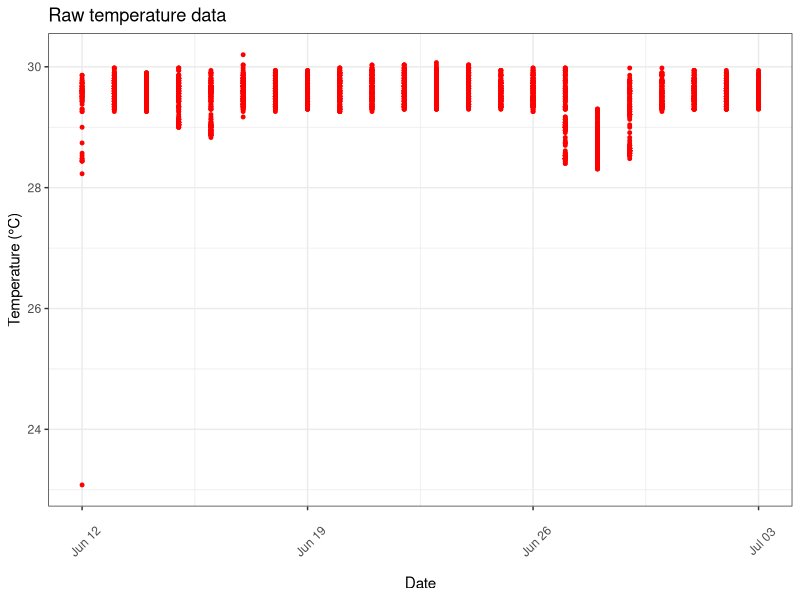
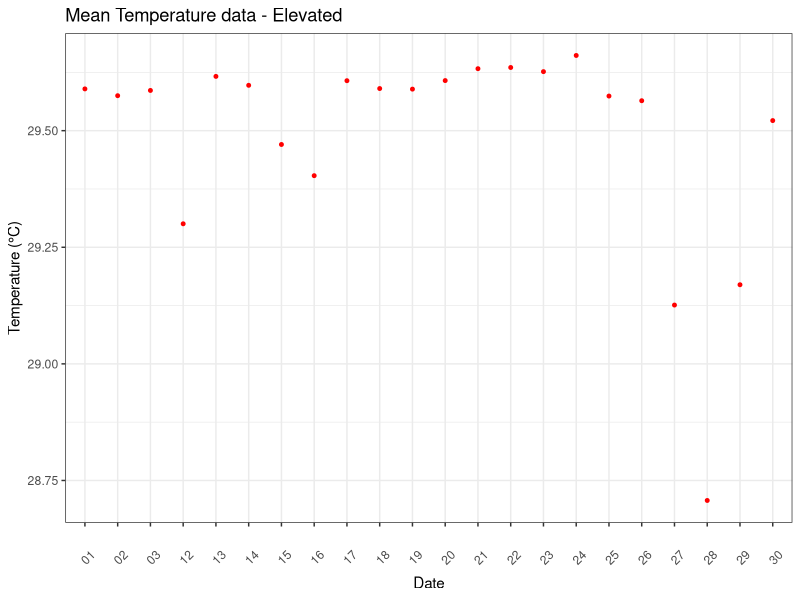
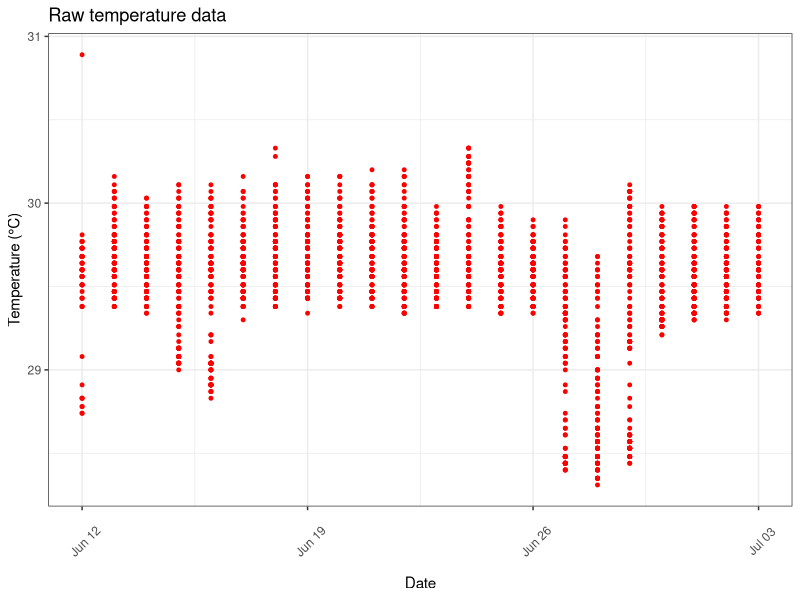
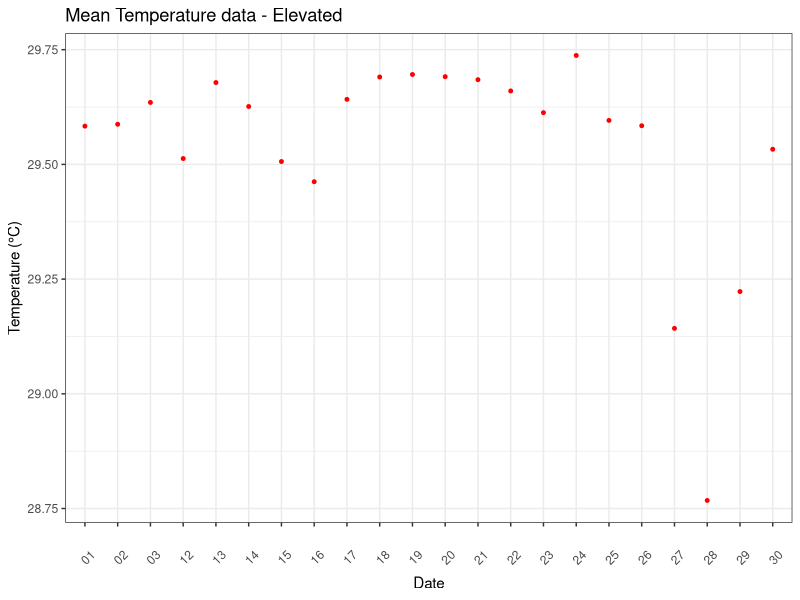
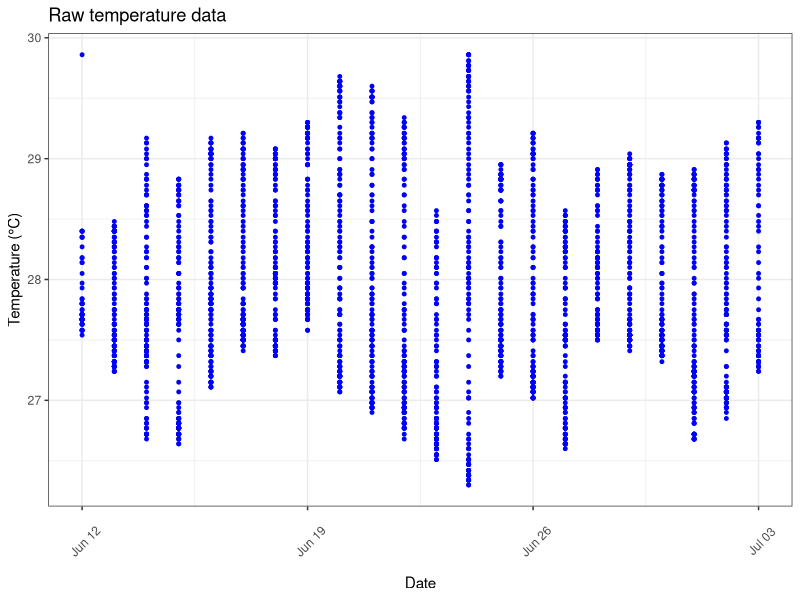
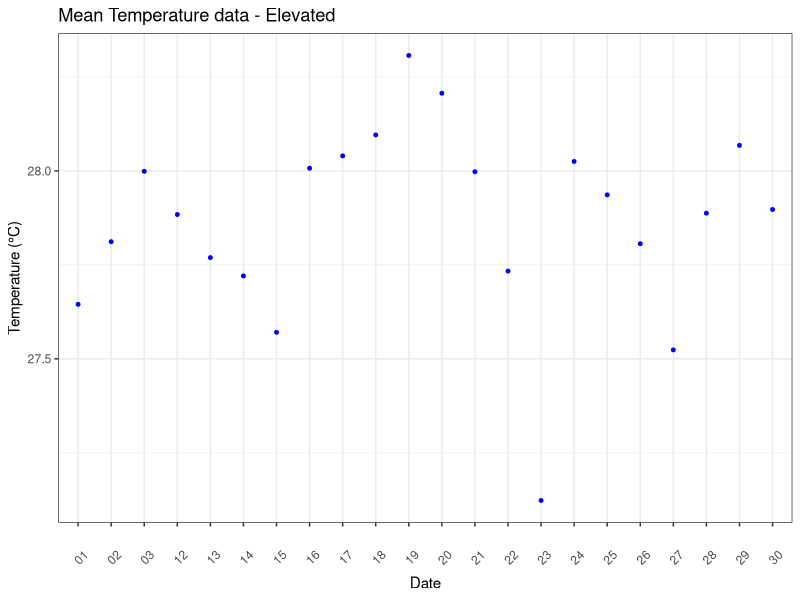
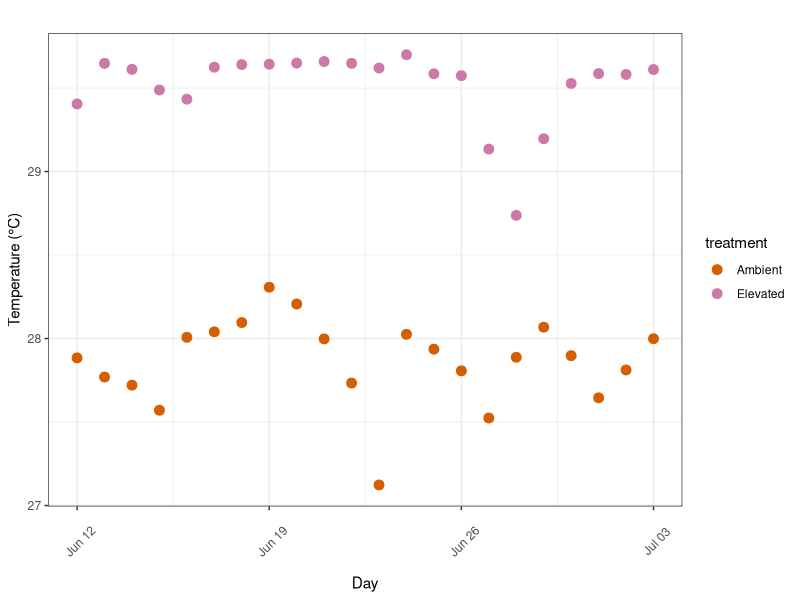

These figures' R source, in order: (Note: this script raises an error after producing the figures.)
# Regeneration 3.0 Temperature Data 

#load packages
library(tidyverse)
library(cowplot)
library(lme4)
library(lmerTest)
library(here)

#check working directory and set working directory to folder with raw temperature data 
getwd()

#set working directory to where data exists on computer
setwd("/Users/ninahmunk/Desktop/Projects/Acropora_Regeneration-main/Temperature/Data")

################### HOT SUMP ################################################### #####
# read in raw temperature csv file and change column names for date/time and temperature
hotsump<-read.csv('21512790_hot_sump_20230703.csv')%>%slice(-2, -3, -3032, -3031)
colnames(hotsump)[2] = "date_time"
colnames(hotsump)[3] = "temp_c"

# separate data and time into two columns 
hotsump_date <- separate(hotsump, 'date_time',
                                    into = c('longdate', 'time'),
                                    sep= ' ') 

# visualize variation in daily temperatures across each day of the experiment in the hot sump
 ggplot(data=hotsump_date, 
                        aes(x=as.Date(longdate, format = "%m / %d / %Y"), 
                            y=temp_c)) +
  geom_point(size=1, color = 'red')+ theme_bw()+ 
  theme(axis.text.x = element_text(angle=45, margin = margin(t=20, r=100)))+
  labs(title="Raw temperature data", y="Temperature (°C)", x="Date")


# new data frame to separate data/time column into month, day, and year 
hotsumpfull <- hotsump_date %>%separate('longdate',
                  into = c('month', 'day', 'year'),
                  sep= '/',
                  remove = FALSE)

# group data by year, month, day, and longdate. Within these groups, calculate the group mean
hotsumpfull_mean <- hotsumpfull %>%
  group_by(year, month, day, longdate)%>%
  summarise(meantemp = mean(temp_c))

# look at the means
head(hotsumpfull_mean)

# get the mean temperature of the hot sump over the entire experimental period
hotmean <- hotsumpfull %>%
  summarise(meantemp = mean(temp_c))
print(hotmean) # mean = 29.492

# get the standard error of mean temperature from the hot sump over the entire experimental period
hotstderr<- hotsumpfull%>%aggregate(temp_c ~ temp_c, FUN = function(x) sd(x)/sqrt(length(x))) # SE = 0.006429682
print(hotstderr)

# visualize variation in daily mean temperature across each day of the experiment in the hot sump
 ggplot(data=hotsumpfull_mean, 
                        aes(x=day, 
                            y=meantemp)) +
  geom_point(size=1, color = 'red')+ theme_bw()+ 
  theme(axis.text.x = element_text(angle=45, margin = margin(t=20, r=100)))+
  labs(title="Mean Temperature data - Elevated", y="Temperature (°C)", x="Date")

 ################## HOT TANK #1 ################################################ #####
 # read in raw temperature csv file and change column names for date/time and temperature
 hottank<-read.csv('21538154_tank1_H_20230703.csv')%>%slice(-3030, -3029, -3028)
 colnames(hottank)[2] = "date_time"
 colnames(hottank)[3] = "temp_c"
 
 #separate data and time into two columns 
 hottank_date <- separate(hottank, 'date_time',
                                 into = c('longdate', 'time'),
                                 sep= ' ') 
 
 # visualize variation in daily temperatures across each day of the experiment in the hot tank
 ggplot(data=hottank_date, 
        aes(x=as.Date(longdate, format = "%m / %d / %Y"), 
            y=temp_c)) +
   geom_point(size=1, color = 'red')+ theme_bw()+ 
   theme(axis.text.x = element_text(angle=45, margin = margin(t=20, r=100)))+
   labs(title="Raw temperature data", y="Temperature (°C)", x="Date")
 
 
 # new data frame to separate data/time column into month, day, and year 
 hottankfull <- hottank_date %>%
   separate('longdate',
                   into = c('month', 'day', 'year'),
                   sep= '/',
                   remove = FALSE)
 
 # group data by year, month, day, and longdate. Within these groups, calculate the group mean
 hottankfull_mean <- hottankfull %>%
   group_by(year, month, day, longdate)%>%
   summarise(meantemp = mean(temp_c))
 
# look at the means
 head(hottankfull_mean)
 
 # get the standard error of mean temperature from the hot tank over the entire experimental period
 hot.tank.stderr<- hottankfull%>%aggregate(temp_c ~ temp_c, FUN = function(x) sd(x)/sqrt(length(x))) 
 print(hot.tank.stderr) #SE = 0.0062963
 
 
 # visualize daily mean temperature across each day of the experiment in the hot tank
 ggplot(data=hottankfull_mean, 
        aes(x=day, 
            y=meantemp)) +
   geom_point(size=1, color = 'red')+ theme_bw()+ 
   theme(axis.text.x = element_text(angle=45, margin = margin(t=20, r=100)))+
   labs(title="Mean Temperature data - Elevated", y="Temperature (°C)", x="Date")
################### COMBINE HOT ################################################ #####
# clean data frames to prepare to combine 
 hotsumpfull%>%select(longdate, month, day, year, temp_c)-> hotsumpfull
 hottankfull%>%select(longdate, month, day, year, temp_c)-> hottankfull
 
 # combine data frames from hot tank and hot sump
 rbind(hottankfull, hotsumpfull)-> hot.only
 
 # group by year, month, day, longdate and calculate means within these groups
 hotfull_mean <- hot.only %>%
   group_by(year, month, day, longdate)%>%
   summarise(meantemp = mean(temp_c))
 # look at means
 print(hotfull_mean)
 
 # get overall mean of hot treatment
 hot.only.mean <- hot.only %>%
   summarise(meantemp = mean(temp_c)) 
 print(hot.only.mean) # mean = 29.51483
 
 # get standard error for overall mean 
 hotstderr<- hot.only%>%aggregate(temp_c ~ temp_c, FUN = function(x) sd(x)/sqrt(length(x))) 
 print(hotstderr)# SE = 0.00450876
 
################### AMBIENT #################################################### #####
 
# complete all of the same steps as done above for cleaning ambient temperature data, I only have ambient temp data from the ambient sump. 
ambientsump<-read.csv('21512796_ambient_sump_20230703.csv')%>%slice(-3024, -3023, -3022)
colnames(ambientsump)[2] = "date_time"
colnames(ambientsump)[3] = "temp_c"
ambientsump_date <- tidyr::separate(ambientsump, 'date_time',
                                into = c('longdate', 'time'),
                                sep= ' ') 

ambientsump_graph <- ggplot(data=ambientsump_date, 
                        aes(x=as.Date(longdate, format = "%m / %d / %Y"), 
                            y=temp_c)) +
  geom_point(size=1, color = 'blue')+ theme_bw()+ 
  theme(axis.text.x = element_text(angle=45, margin = margin(t=20, r=100)))+
  labs(title="Raw temperature data", y="Temperature (°C)", x="Date")
ambientsump_graph


#new data frame to separate data/time column into month, day, and year 
ambientsumpfull <- ambientsump_date %>%
separate('longdate',
                  into = c('month', 'day', 'year'),
                  sep= '/',
                  remove = FALSE)

ambientsumpfull_mean <- ambientsumpfull %>%
  group_by(year, month, day, longdate)%>%
  summarise(meantemp = mean(temp_c))

ambient.only.mean <- ambientsumpfull %>%
  summarise(meantemp = mean(temp_c)) # mean = 27.86313

ambientstderr<- ambientsumpfull%>%aggregate(temp_c ~ temp_c, FUN = function(x) sd(x)/sqrt(length(x))) # SE = 0.01361969


#visualize variation in daily temperatures across each day of the experiment in the hot sump
ggplot(data=ambientsumpfull_mean, 
       aes(x=day, 
           y=meantemp)) +
  geom_point(size=1, color = 'blue')+ theme_bw()+ 
  theme(axis.text.x = element_text(angle=45, margin = margin(t=20, r=100)))+
  labs(title="Mean Temperature data - Elevated", y="Temperature (°C)", x="Date")


############## COMBINE ALL TEMP DATA ########################################### #####
ambientsumpfull_mean%>%mutate(treatment = "Ambient") ->ambientsumpfull_mean
hotfull_mean%>%mutate(treatment = "Elevated") ->hotfull_mean
#hottankfull_mean%>%mutate(treatment = "Elevated") ->hottankfull_mean


rbind(hotfull_mean, ambientsumpfull_mean)-> all.sump.temp

summary(model<- lmer(meantemp ~ treatment + (1|longdate), data = all.sump.temp))

ggplot(data=all.sump.temp, 
       aes((x=as.Date(longdate, format = "%m / %d / %Y")), 
           y=meantemp, color = treatment)) +
  geom_point(size=3)+ theme_bw()+ 
  theme(axis.text.x = element_text(angle=45, margin = margin(t=20, r=100)))+
  labs(title=" ", y="Temperature (°C)", x="Day")+
  scale_color_manual(values = c("Elevated" = "#CC79A7", "Ambient" = "#D55E00"))

######### Means and Standard Errors from raw data to make final figure ######### #####
ambient <- ambientsumpfull%>%group_by(longdate)%>%summarise(meantemp = mean(temp_c))%>%mutate(treatment = "Ambient")
std_err<- ambientsumpfull%>%aggregate(temp_c ~ longdate, FUN = function(x) sd(x)/sqrt(length(x)))
ambient%>%left_join(std_err, by = "longdate") -> ambient

hot<- hot.only%>%group_by(longdate)%>%summarise(meantemp = mean(temp_c))%>%mutate(treatment = "Elevated") 
std_err2<- hot.only%>%aggregate(temp_c ~ longdate, FUN = function(x) sd(x)/sqrt(length(x))) 
hot%>%left_join(std_err2, by = "longdate") -> hot

rbind(ambient, hot)%>%rename(std_err = temp_c) -> temperature 

ggplot(data=temperature, 
       aes((x=as.Date(longdate, format = "%m / %d / %Y")), 
           y=meantemp, color = treatment, shape = treatment)) +
  geom_point(size=3)+ theme_bw()+ 
  geom_errorbar(aes(ymin=meantemp-std_err, ymax=meantemp+std_err), width=.9)+
  theme_classic()+
  theme(axis.text.x = element_text(angle=45, margin = margin(t=20, r=100)), text=element_text(size=20))+
  labs(title=" ", y="Temperature (°C)", x="Day")+
  scale_color_manual(values = c("Elevated" = "#CC79A7", "Ambient" = "#D55E00")) -> Figure.1

#this one
ggplot(data=temperature, aes((x=as.Date(longdate, format = "%m / %d / %Y")), y=meantemp, color = treatment, shape = treatment)) +
  geom_point(size=3)+ 
  geom_errorbar(aes(ymin=meantemp-std_err, ymax=meantemp+std_err), width=.9)+
  theme(axis.text.x = element_text(angle=45, margin = margin(t=20, r=100)), text=element_text(size=20))+
  labs(y="Temperature (°C)", x="Time (Day)")+
  scale_color_manual(values = c("Elevated" = "red", "Ambient" = "blue"))+
  scale_shape_manual(values = c(1, 19), labels = c("Ambient", "Elevated"))+
  guides(col = guide_legend("Temperature"), shape = guide_legend("Temperature"))+
  theme_classic()+
  theme_few(base_size = 20) -> temp



ggsave("temperature.jpg", plot = temp, path = here(),
       width = 12,
       height = 8,
       units = "in")

#temp ranges, elevated = 29.69927 =/- xx to 28.73736 +/- xx; ambient 28.02507 +/- xx to 27.88757 =/- xx
############## t-test ########################################################## #####
all.sump.temp%>%pivot_wider(names_from = treatment, values_from = meantemp)-> test.wide

mod <- t.test(x = test.wide$Elevated,
                  y = test.wide$Ambient,
                  alternative = "two.sided",
                  mu = 0, paired = FALSE, var.equal = FALSE,
                  conf.level = 0.95)
print(mod)

############## temp differences between TT ##################################### #####
test.wide%>%mutate(diff = Elevated - Ambient)-> test.wide
#  difference of mean temperature between treatments ranged from 2.4964236 to 0.8497917. 
